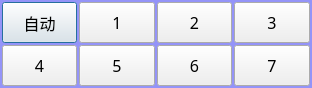
<?xml version="1.0" encoding="UTF-8"?>
<ui version="4.0">
 <class>wk6500Range</class>
 <widget class="QDialog" name="wk6500Range">
  <property name="geometry">
   <rect>
    <x>0</x>
    <y>0</y>
    <width>312</width>
    <height>88</height>
   </rect>
  </property>
  <property name="font">
   <font>
    <family>楷体</family>
    <pointsize>11</pointsize>
    <weight>50</weight>
    <italic>false</italic>
    <bold>false</bold>
   </font>
  </property>
  <property name="windowTitle">
   <string>设置WK 6500B 测试量程</string>
  </property>
  <property name="styleSheet">
   <string notr="true">QDialog
{
	
	font: 11pt &quot;楷体&quot;;
	background-color: rgb(148, 148, 248);
}</string>
  </property>
  <layout class="QHBoxLayout" name="horizontalLayout">
   <property name="spacing">
    <number>2</number>
   </property>
   <property name="leftMargin">
    <number>2</number>
   </property>
   <property name="topMargin">
    <number>2</number>
   </property>
   <property name="rightMargin">
    <number>2</number>
   </property>
   <property name="bottomMargin">
    <number>2</number>
   </property>
   <item>
    <layout class="QGridLayout" name="gridLayout">
     <property name="spacing">
      <number>2</number>
     </property>
     <item row="0" column="0">
      <widget class="QPushButton" name="btn0">
       <property name="minimumSize">
        <size>
         <width>40</width>
         <height>40</height>
        </size>
       </property>
       <property name="maximumSize">
        <size>
         <width>11111</width>
         <height>11111</height>
        </size>
       </property>
       <property name="font">
        <font>
         <family>楷体</family>
         <pointsize>12</pointsize>
        </font>
       </property>
       <property name="text">
        <string>自动</string>
       </property>
       <property name="default">
        <bool>true</bool>
       </property>
      </widget>
     </item>
     <item row="0" column="1">
      <widget class="QPushButton" name="btn1">
       <property name="minimumSize">
        <size>
         <width>40</width>
         <height>40</height>
        </size>
       </property>
       <property name="maximumSize">
        <size>
         <width>11111</width>
         <height>11111</height>
        </size>
       </property>
       <property name="font">
        <font>
         <family>楷体</family>
         <pointsize>12</pointsize>
        </font>
       </property>
       <property name="text">
        <string>1</string>
       </property>
      </widget>
     </item>
     <item row="0" column="2">
      <widget class="QPushButton" name="btn2">
       <property name="minimumSize">
        <size>
         <width>40</width>
         <height>40</height>
        </size>
       </property>
       <property name="maximumSize">
        <size>
         <width>11111</width>
         <height>11111</height>
        </size>
       </property>
       <property name="font">
        <font>
         <family>楷体</family>
         <pointsize>12</pointsize>
        </font>
       </property>
       <property name="text">
        <string>2</string>
       </property>
      </widget>
     </item>
     <item row="0" column="3">
      <widget class="QPushButton" name="btn3">
       <property name="minimumSize">
        <size>
         <width>40</width>
         <height>40</height>
        </size>
       </property>
       <property name="maximumSize">
        <size>
         <width>11111</width>
         <height>11111</height>
        </size>
       </property>
       <property name="font">
        <font>
         <family>楷体</family>
         <pointsize>12</pointsize>
        </font>
       </property>
       <property name="text">
        <string>3</string>
       </property>
      </widget>
     </item>
     <item row="1" column="0">
      <widget class="QPushButton" name="btn4">
       <property name="minimumSize">
        <size>
         <width>40</width>
         <height>40</height>
        </size>
       </property>
       <property name="maximumSize">
        <size>
         <width>11111</width>
         <height>11111</height>
        </size>
       </property>
       <property name="font">
        <font>
         <family>楷体</family>
         <pointsize>12</pointsize>
        </font>
       </property>
       <property name="text">
        <string>4</string>
       </property>
      </widget>
     </item>
     <item row="1" column="1">
      <widget class="QPushButton" name="btn5">
       <property name="minimumSize">
        <size>
         <width>40</width>
         <height>40</height>
        </size>
       </property>
       <property name="maximumSize">
        <size>
         <width>11111</width>
         <height>11111</height>
        </size>
       </property>
       <property name="font">
        <font>
         <family>楷体</family>
         <pointsize>12</pointsize>
        </font>
       </property>
       <property name="text">
        <string>5</string>
       </property>
      </widget>
     </item>
     <item row="1" column="2">
      <widget class="QPushButton" name="btn6">
       <property name="minimumSize">
        <size>
         <width>40</width>
         <height>40</height>
        </size>
       </property>
       <property name="maximumSize">
        <size>
         <width>11111</width>
         <height>11111</height>
        </size>
       </property>
       <property name="font">
        <font>
         <family>楷体</family>
         <pointsize>12</pointsize>
        </font>
       </property>
       <property name="text">
        <string>6</string>
       </property>
      </widget>
     </item>
     <item row="1" column="3">
      <widget class="QPushButton" name="btn7">
       <property name="minimumSize">
        <size>
         <width>40</width>
         <height>40</height>
        </size>
       </property>
       <property name="maximumSize">
        <size>
         <width>11111</width>
         <height>11111</height>
        </size>
       </property>
       <property name="font">
        <font>
         <family>楷体</family>
         <pointsize>12</pointsize>
        </font>
       </property>
       <property name="text">
        <string>7</string>
       </property>
      </widget>
     </item>
    </layout>
   </item>
  </layout>
 </widget>
 <resources/>
 <connections/>
</ui>
